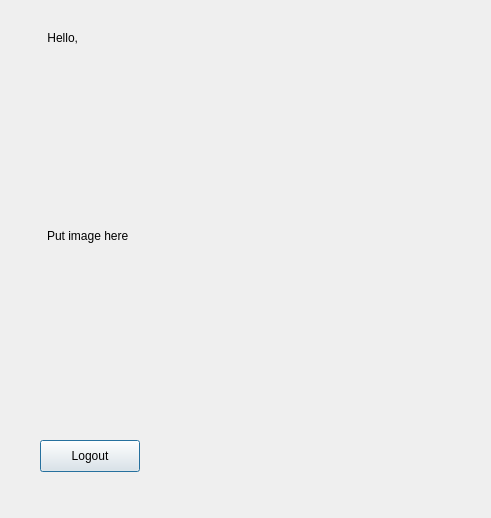
<?xml version="1.0" encoding="UTF-8"?>
<ui version="4.0">
 <class>welcome</class>
 <widget class="QDialog" name="welcome">
  <property name="geometry">
   <rect>
    <x>0</x>
    <y>0</y>
    <width>491</width>
    <height>518</height>
   </rect>
  </property>
  <property name="windowTitle">
   <string>Dialog</string>
  </property>
  <widget class="QLabel" name="welcome_image">
   <property name="geometry">
    <rect>
     <x>47</x>
     <y>85</y>
     <width>401</width>
     <height>301</height>
    </rect>
   </property>
   <property name="text">
    <string>Put image here</string>
   </property>
  </widget>
  <widget class="QLabel" name="welcome_hello_label">
   <property name="geometry">
    <rect>
     <x>20</x>
     <y>30</y>
     <width>58</width>
     <height>16</height>
    </rect>
   </property>
   <property name="text">
    <string>Hello,</string>
   </property>
   <property name="alignment">
    <set>Qt::AlignRight|Qt::AlignTrailing|Qt::AlignVCenter</set>
   </property>
  </widget>
  <widget class="QLabel" name="welcome_username_display">
   <property name="geometry">
    <rect>
     <x>80</x>
     <y>30</y>
     <width>58</width>
     <height>16</height>
    </rect>
   </property>
   <property name="text">
    <string/>
   </property>
  </widget>
  <widget class="QPushButton" name="welcome_logout_button">
   <property name="geometry">
    <rect>
     <x>40</x>
     <y>440</y>
     <width>100</width>
     <height>32</height>
    </rect>
   </property>
   <property name="text">
    <string>Logout</string>
   </property>
  </widget>
 </widget>
 <resources/>
 <connections/>
</ui>
